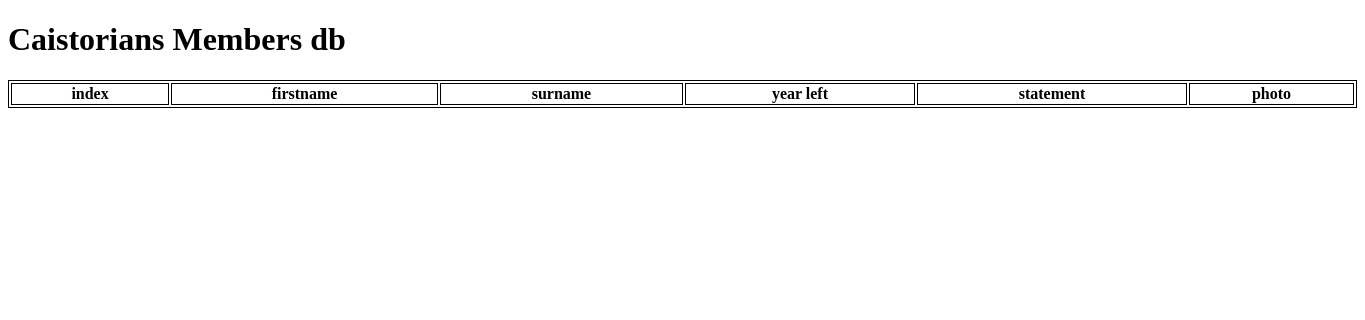
The app's page /members, older data.
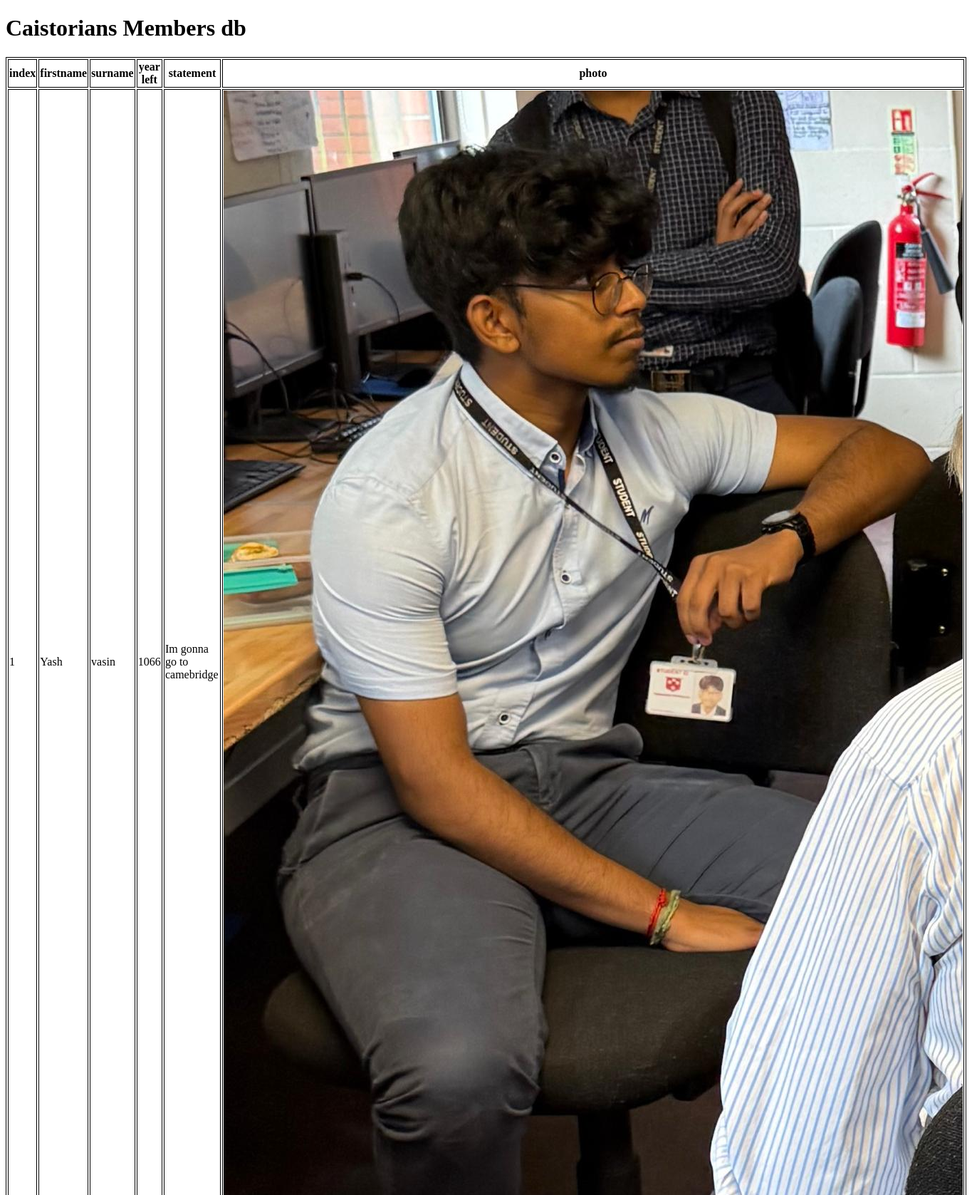
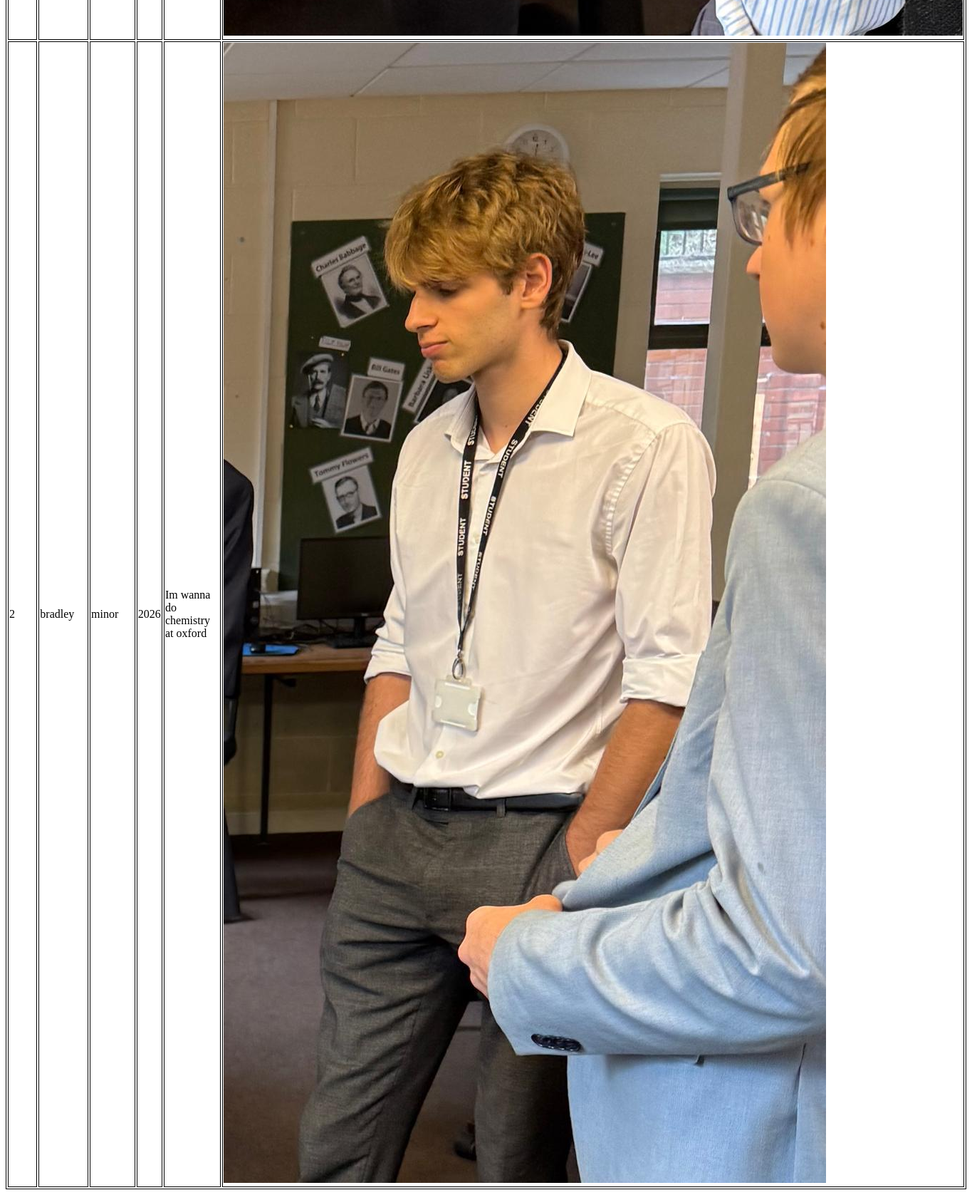
The same page, newer data (2 pictures, top to bottom).
### members/models.py (models this page shows, shortened)
class member(models.Model):
    firstname = models.CharField(max_length=20)
    surname = models.CharField(max_length=20)
    year_left = models.IntegerField()
    statement = models.CharField(max_length=4095)
    static_img_path = models.CharField(max_length=255,null="")

### members/views.py (the view)
# urls.py: path("", views.members, name="")
def members(request):
    membersdb = getdb()
    template = loader.get_template("members/members.html")
    context = {
        'membersdb': membersdb
    }
    return HttpResponse(template.render(context, request))

### members/views.py (called while the page is built)
def getdb():
    return models.member.objects.all().values()

### members/templates/members/members.html (shortened to what this page needs)
{% load static %}
<!DOCTYPE html>
<html>
    <head>
    </head>
    <body>
        <h1>Caistorians Members db</h1>
        <div id="database">
            <table>
                <tr>
                    <th>index</th>
                    <th>firstname</th>
                    <th>surname</th>
                    <th>year left</th>
                    <th>statement</th>
                    <th>photo</th>
                </tr>
                {% for member in membersdb %}
                <tr>
                    <td>{{ member.id }}</td>
                    <td>{{ member.firstname }}</td>
                    <td>{{ member.surname }}</td>
                    <td>{{ member.year_left }}</td>
                    <td>{{ member.statement }}</td>
                    <td><img src="{% static member.static_img_path %}"></td>
                </tr>
                {% endfor %}
            </table>
        </div>
    </body>
</html>

### members/templates/members/members.html (style rules this page uses)
table, tr, th, td { border: 1px solid black; }
table { width: 100%; }

Row changes from the older to the newer data that the page shows:
added member: id "1", firstname "Yash", surname "vasin", year_left "1066", statement "Im gonna go to camebridge", static_img_path (picture)
added member: id "2", firstname "bradley", surname "minor", year_left "2026", statement "Im wanna do chemistry at oxford", static_img_path (picture)
